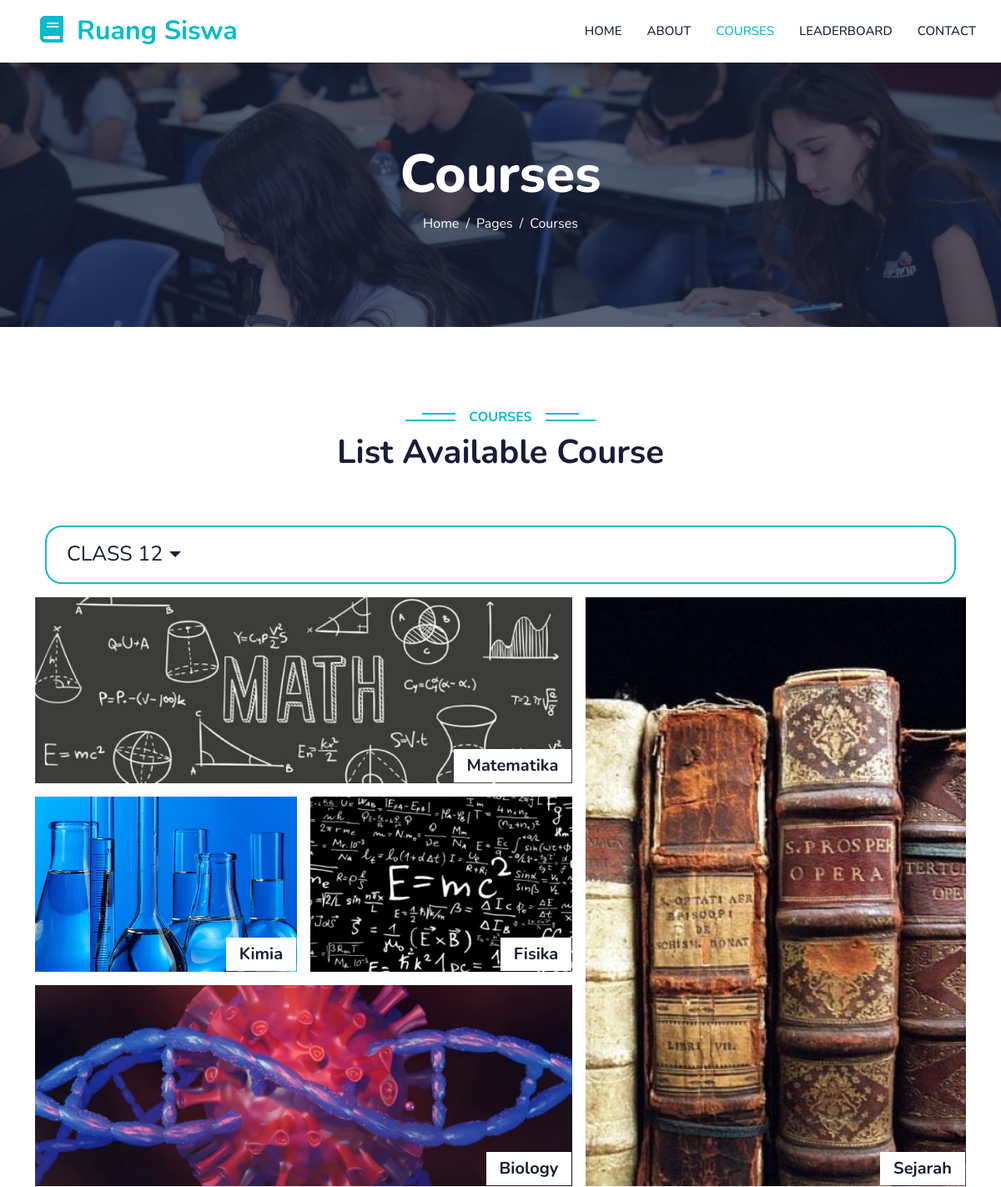
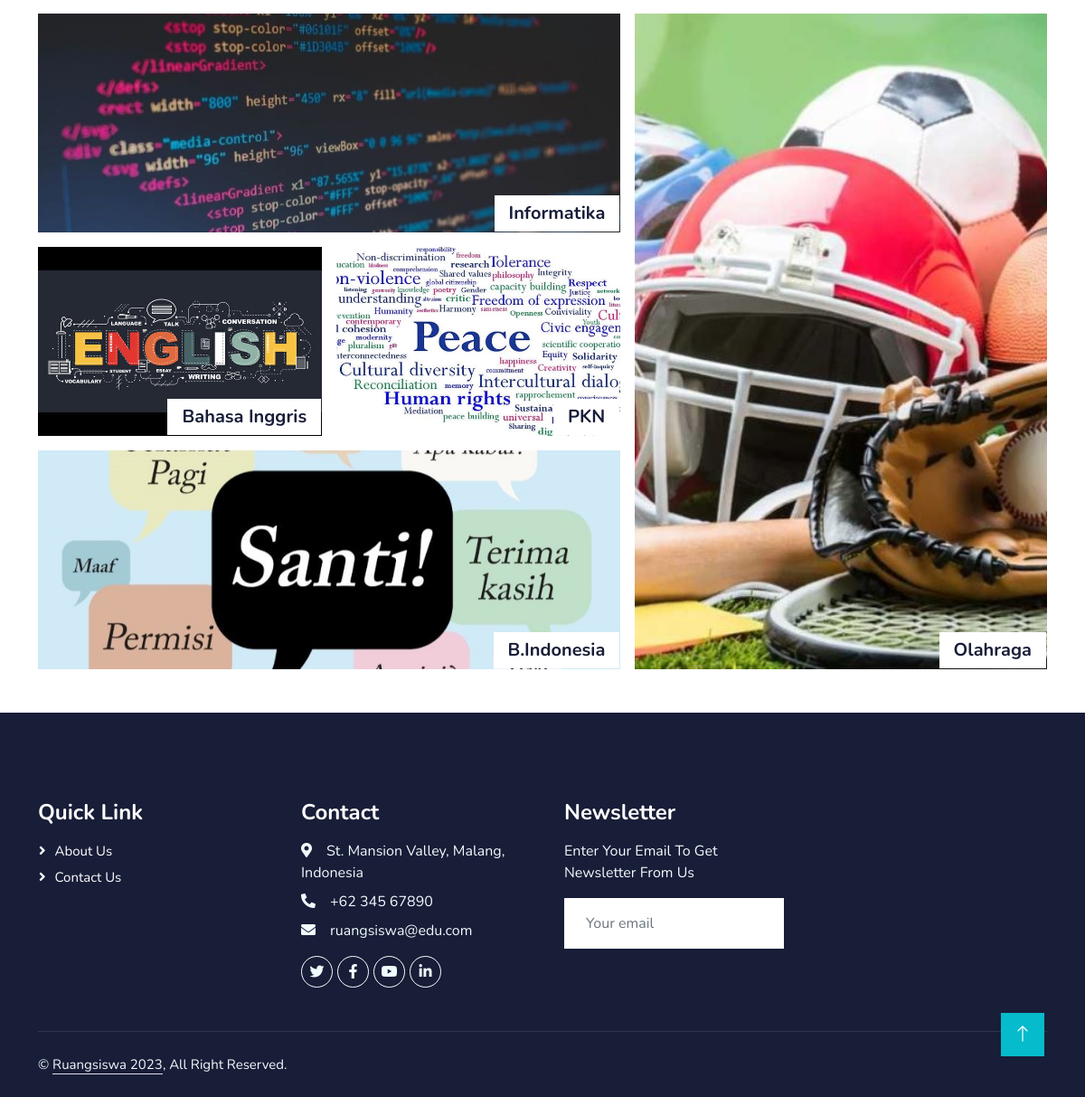
Screenshot of /Courses/listcourse.php?v=12 with the database file from the repository (2 pictures, top to bottom).
### tables this page shows
CREATE TABLE `course` (
  `CourseID` int(11) NOT NULL,
  `Class` int(11) NOT NULL CHECK (`Class` >= 10 and `Class` <= 12),
  `CourseName` varchar(100) NOT NULL,
  `imageName` varchar(100) DEFAULT NULL
);

### Courses/listcourse.php (the view, shortened to what the rows shown need)
<?php
    require_once 'connection.php';
    $cID = $_GET['v'];
    $sql = "SELECT * FROM course WHERE class = $cID";
    $course = $conn->query($sql);
    $chck = $conn->query($sql);
    $j = 10;
?>
<!DOCTYPE html>
<html lang="en">
<head>
    <link href="https://cdnjs.cloudflare.com/ajax/libs/font-awesome/5.10.0/css/all.min.css" rel="stylesheet">
    <link href="https://cdn.jsdelivr.net/npm/bootstrap-icons@1.4.1/font/bootstrap-icons.css" rel="stylesheet">
    <link href="../lib/animate/animate.min.css" rel="stylesheet">
    <link href="../lib/owlcarousel/assets/owl.carousel.min.css" rel="stylesheet">
    <link href="../css/bootstrap.min.css" rel="stylesheet">
    <link href="../css/style.css" rel="stylesheet">
</head>
<body>
    <?php
    if(isset($_SESSION["Username"])){
    ?>
        <nav class="navbar navbar-expand-lg bg-white navbar-light shadow sticky-top p-0">
            <a href="index.php" class="navbar-brand d-flex align-items-center px-4 px-lg-5">
                <h2 class="m-0 text-primary"><i class="fa fa-book me-3"></i>Ruang Siswa</h2>
            </a>
            <button type="button" class="navbar-toggler me-4" data-bs-toggle="collapse" data-bs-target="#navbarCollapse">
                <span class="navbar-toggler-icon"></span>
            </button>
            <div class="collapse navbar-collapse" id="navbarCollapse">
            <div class="navbar-nav ms-auto p-4 p-lg-0">
                    <a href="../index.php" class="nav-item nav-link">Home</a>
                    <a href="../about.php" class="nav-item nav-link">About</a>
                    <a href="#" class="nav-item nav-link active">Courses</a>
                    <a href="../leaderboards.php" class="nav-item nav-link">Leaderboard</a>
                    <a href="../contact.php" class="nav-item nav-link">Contact</a>
                </div>
        </nav>
        <div class="container-fluid bg-primary py-5 mb-5 page-header">
            <div class="container py-5">
                <div class="row justify-content-center">
                    <div class="col-lg-10 text-center">
                        <h1 class="display-3 text-white animated slideInDown">Courses</h1>
                        <nav aria-label="breadcrumb">
                            <ol class="breadcrumb justify-content-center">
                                <li class="breadcrumb-item"><a class="text-white" href="#">Home</a></li>
                                <li class="breadcrumb-item"><a class="text-white" href="#">Pages</a></li>
                                <li class="breadcrumb-item text-white active" aria-current="page">Courses</li>
                            </ol>
                        </nav>
                    </div>
                </div>
            </div>
        </div>
        <div class="container-xxl py-5 category">
            <div class="container">
                <div class="text-center wow fadeInUp" data-wow-delay="0.1s">
                    <h6 class="section-title bg-white text-center text-primary px-3">Courses</h6>
                    <h1 class="mb-5">List Available Course</h1>
                </div>
                <div class="container py-3">
                    <a href="#" class="btn btn-white btn-lg-crcl px-4 py-1 nav-linked dropdown-toggle upscale-20 section-title-custom" data-bs-toggle="dropdown">Class <?php echo $cID?></a>
                    <div class="dropdown-menu fade-down container-btn m-0">
                        <?php while($j < 13){
                            ?>
                        <a href="listcourse.php?v=<?php echo $j?>" class="dropdown-item"><?php echo $j?></a>
                        <?php
                        $j++;
                        }
                        ?>
                    </div>
                </div>
                    <div class="container">
                        <div class="row g-4">
                                <h1 class="mb-4">Grade: 10</h1>
                        </div>
                        <?php
                            while($crs10 = mysqli_fetch_assoc($course10) ){
                        ?>
                                <a href="Course.php?ch=<?php echo $crs10['CourseID'];?>" class="btn btn-white btn-lg-course py-3 px-4 mt-2"><?php echo $crs10['CourseName'];?></a>
                        <?php
                            }
                        ?>
                        <div class="py-4">
                            <form>
                                <input type="button" value="< Return" class="btn btn-white btn-lg-return upscale-30 px-4 py-1" onclick="history.back()">
                            </form>
                        </div>
                    </div>
            </div>
        </div>
        <?php
        if(empty($check)){
        ?>
            <div class="container-xxl py-5 wow fadeInUp" data-wow-delay="0.1s">
                <div class="container text-center">
                    <div class="row justify-content-center">
                        <div class="col-lg-6">
                            <i class="bi bi-question-circle display-1 text-primary"></i>
                            <h1 class="display-1">What Happen?</h1>
                            <h1 class="mb-4">No Available Course Found</h1>
                            <p class="mb-4">We’re sorry looks like the course on this class is still not added</p>
                            <p class="mb-4">Stay tuned for the next update!</p>
                        </div>
                    </div>
                </div>
            </div>
        <?php
        }
        ?>
    <?php
    }
    else{
    ?>
        <nav class="navbar navbar-expand-lg bg-white navbar-light shadow sticky-top p-0">
            <a href="index.php" class="navbar-brand d-flex align-items-center px-4 px-lg-5">
                <h2 class="m-0 text-primary"><i class="fa fa-book me-3"></i>Ruang Siswa</h2>
            </a>
        </nav>
        <div class="container-fluid bg-primary py-5 mb-5 page-header">
            <div class="container py-5">
                <div class="row justify-content-center">
                    <div class="col-lg-10 text-center">
                        <h1 class="display-3 text-white animated slideInDown">Courses</h1>
                    </div>
                </div>
            </div>
        </div>
        <div class="container-xxl py-5 category">
            <div class="container">
                <div class="text-center wow fadeInUp" data-wow-delay="0.1s">
                    <h1 class="mb-5">List Available Course</h1>
                </div>
                <div class="row g-3">
                    <div class="col-lg-7 col-md-6">
                        <div class="row g-3">
                            <?php
                            if(!empty($check = mysqli_fetch_assoc($chck))){
                                for($i = 1 ; $i <=4 ; $i++){
                                    $row = mysqli_fetch_assoc($course);
                                    ?>
                                    <?php
                                    if($i == 1 || $i == 4){
                                        ?>
                                        <div class="col-lg-12 col-md-12 wow zoomIn" data-wow-delay="0.1s">
                                            <a class="position-relative d-block overflow-hidden" href="../Course/Course.php?cls=<?php echo $row['Class']?>&v=<?php echo $row['CourseID']?>">
                                                <img class="img-fluid" src="../img/<?php echo $row["imageName"];?>" alt="">
                                                <div class="bg-white text-center position-absolute bottom-0 end-0 py-2 px-3" style="margin: 1px;">
                                                    <h5 class="m-0"><?php echo $row["CourseName"];?></h5>
                                                </div>
                                            </a>
                                        </div>
                                    <?php
                                    }
                                    else{
                                    ?>
                                        <div class="col-lg-6 col-md-12 wow zoomIn" data-wow-delay="0.3s">
                                            <a class="position-relative d-block overflow-hidden" href="../Course/Course.php?cls=<?php echo $row['Class']?>&v=<?php echo $row['CourseID']?>">
                                            <img class="img-fluid" src="../img/<?php echo $row["imageName"];?>" alt="">
                                                <div class="bg-white text-center position-absolute bottom-0 end-0 py-2 px-3" style="margin: 1px;">
                                                    <h5 class="m-0"><?php echo $row["CourseName"];?></h5>
                                                </div>
                                            </a>
                                        </div>
                                    <?php
                                    }
                                }
                                ?>
                            </div>
                        </div>
                        <?php
                        for($i = 5 ; $i <=5 ; $i++){
                            $row = mysqli_fetch_assoc($course);
                        ?>
                            <div class="col-lg-5 col-md-6 wow zoomIn" data-wow-delay="0.7s" style="min-height: 350px;">
                                <a class="position-relative d-block h-100 overflow-hidden" href="../Course/Course.php?cls=<?php echo $row['Class']?>&v=<?php echo $row['CourseID']?>">
                                    <img class="img-fluid position-absolute w-100 h-100" src="../img/<?php echo $row["imageName"];?>" alt="" style="object-fit: cover;">
                                    <div class="bg-white text-center position-absolute bottom-0 end-0 py-2 px-3" style="margin:  1px;">
                                        <h5 class="m-0"><?php echo $row["CourseName"];?></h5>
                                    </div>
                                </a>
                            </div>
                            <?php
                            }
                            ?>
                        <div class="col-lg-7 col-md-6">
                            <div class="row g-3">
                            <?php
                                for($i = 6 ; $i <=9 ; $i++){
                                    $row = mysqli_fetch_assoc($course);
                                    ?>
                                    <?php
                                    if($i == 6 || $i == 9){
                                        ?>
                                        <div class="col-lg-12 col-md-12 wow zoomIn" data-wow-delay="0.1s">
                                            <a class="position-relative d-block overflow-hidden" href="../Course/Course.php?cls=<?php echo $row['Class']?>&v=<?php echo $row['CourseID']?>">
                                                <img class="img-fluid" src="../img/<?php echo $row["imageName"];?>" alt="">
                                                <div class="bg-white text-center position-absolute bottom-0 end-0 py-2 px-3" style="margin: 1px;">
                                                    <h5 class="m-0"><?php echo $row["CourseName"];?></h5>
                                                </div>
                                            </a>
                                        </div>
                                    <?php
                                    }
                                    else{
                                    ?>
                                        <div class="col-lg-6 col-md-12 wow zoomIn" data-wow-delay="0.3s">
                                            <a class="position-relative d-block overflow-hidden" href="../Course/Course.php?cls=<?php echo $row['Class']?>&v=<?php echo $row['CourseID']?>">
                                            <img class="img-fluid" src="../img/<?php echo $row["imageName"];?>" alt="">
                                                <div class="bg-white text-center position-absolute bottom-0 end-0 py-2 px-3" style="margin: 1px;">
                                                    <h5 class="m-0"><?php echo $row["CourseName"];?></h5>
                                                </div>
                                            </a>
                                        </div>
                                    <?php
                                    }
                                }
                                ?>
                            </div>
                        </div>
                        <?php
                        for($i = 10 ; $i <=10 ; $i++){
                            $row = mysqli_fetch_assoc($course);
                        ?>
                            <div class="col-lg-5 col-md-6 wow zoomIn" data-wow-delay="0.7s" style="min-height: 350px;">
                                <a class="position-relative d-block h-100 overflow-hidden" href="../Course/Course.php?cls=<?php echo $row['Class']?>&v=<?php echo $row['CourseID']?>">
                                    <img class="img-fluid position-absolute w-100 h-100" src="../img/<?php echo $row["imageName"];?>" alt="" style="object-fit: cover;">
                                    <div class="bg-white text-center position-absolute bottom-0 end-0 py-2 px-3" style="margin:  1px;">
                                        <h5 class="m-0"><?php echo $row["CourseName"];?></h5>
                                    </div>
                                </a>
                            </div>
                            <?php
                            }
                        }
                        ?>
                        </div>
                    </div>
                </div>
        <?php
    }
        ?>
</body>
</html>

### rows the page displays
course: imageName (picture), CourseName "Matematika"
course: imageName (picture), CourseName "Kimia"
course: imageName (picture), CourseName "Fisika"
course: imageName (picture), CourseName "Biology"
course: imageName (picture), CourseName "Sejarah"
course: imageName (picture), CourseName "Informatika"
course: imageName (picture), CourseName "Bahasa Inggris"
course: imageName (picture), CourseName "PKN"
course: imageName (picture), CourseName "B.Indonesia"
course: imageName (picture), CourseName "Olahraga"

### other values shown
$cID "12"
